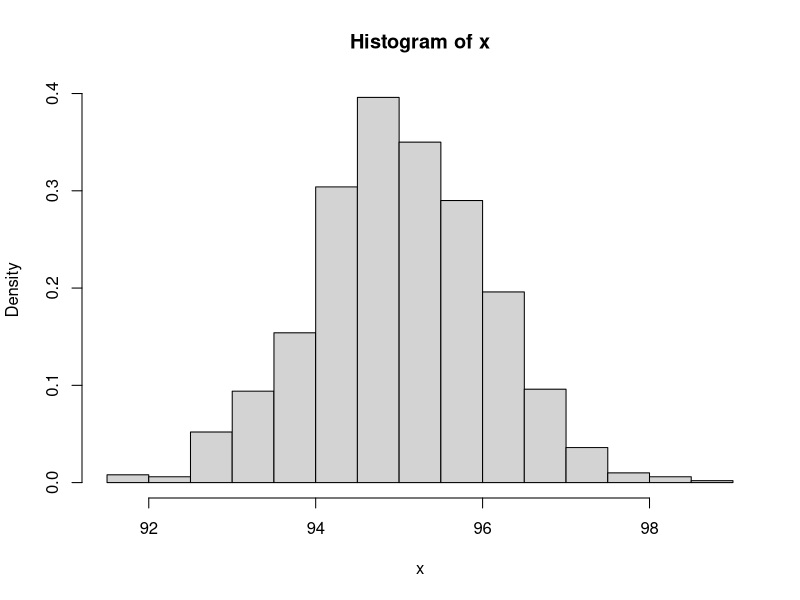
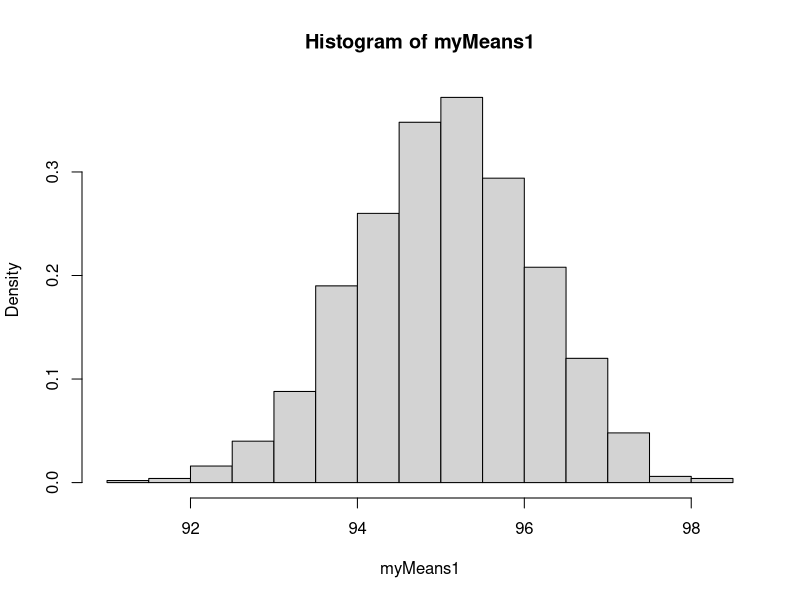
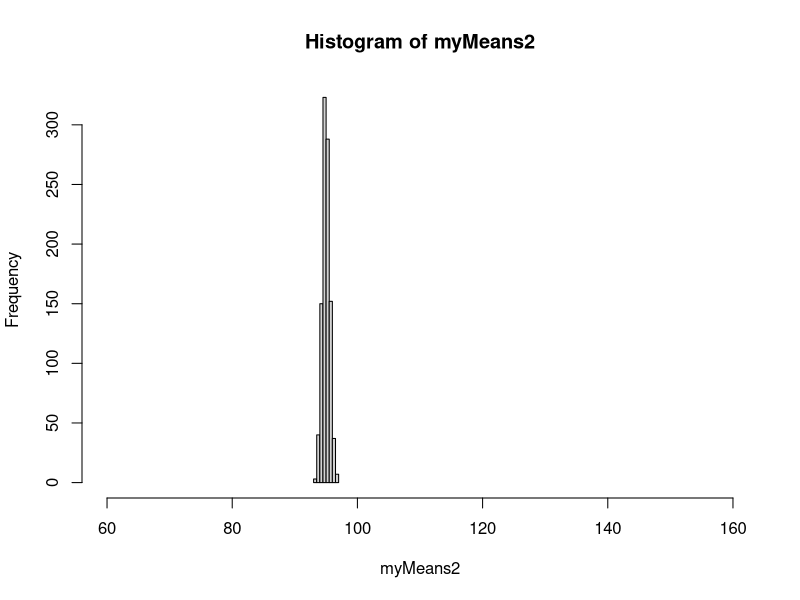
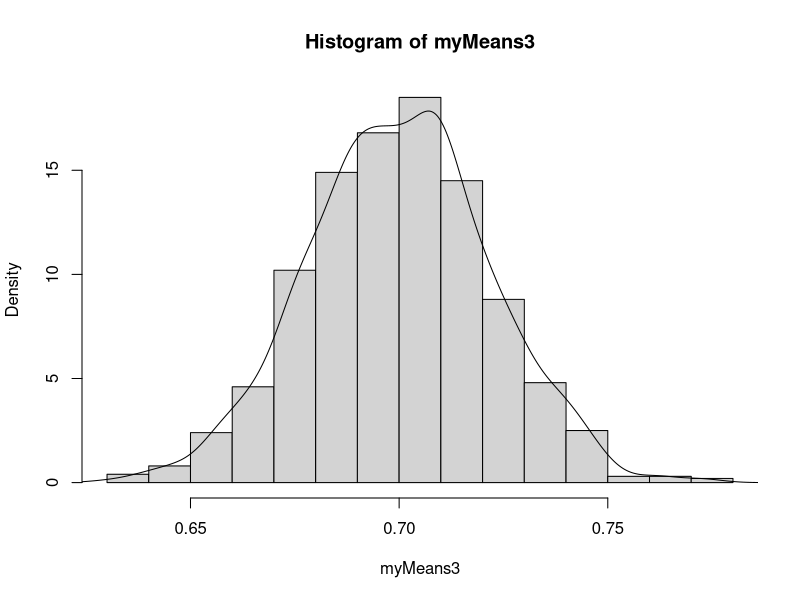
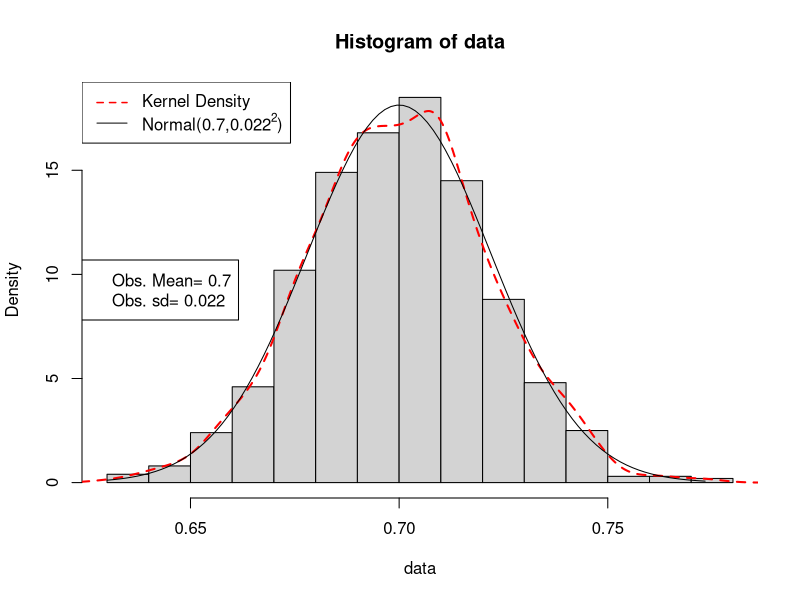
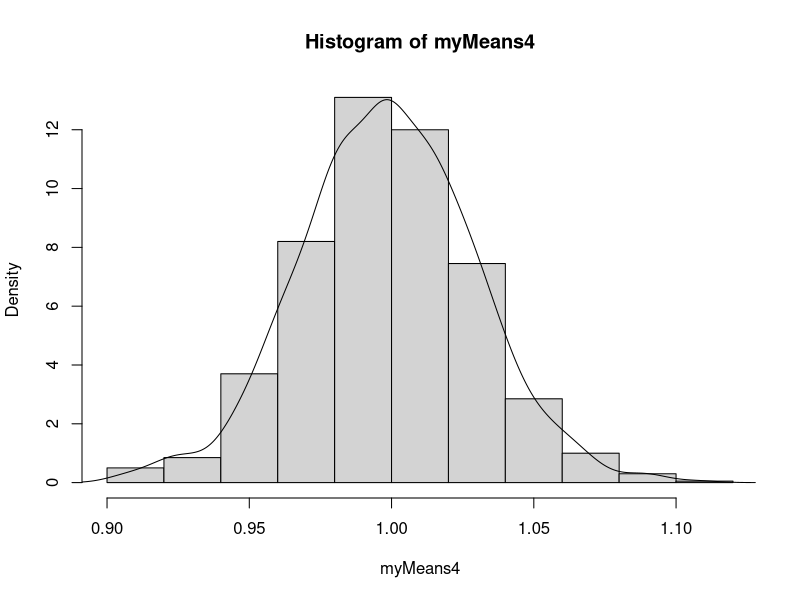

The R script that drew these images, in order:
## ---- chunk 1
getwd()
## ---- chunk 2
dat1 <- read.table("student-1.txt", header=TRUE)
## ---- chunk 3
dim(dat1) # what is the dimension of the data set?
names(dat1) # What are the column names in the data set?
## ---- chunk 4
library(foreign)
dat2 <- read.dta("student-2.dta")
dim(dat2)
names(dat2)
## ---- chunk 5
# library(foreign)
dat3 <- read.spss("bank.sav", to.data.frame = TRUE)
dim(dat3)
names(dat3)
## ---- chunk 6
x <- numeric(1000)
x[1:10]
## ---- chunk 7
x <- numeric(1000)
for (i in 1:1000){
  x[i] <- mean(rnorm(453, mean=95, sd=23)) # mu is 95 and sigma is 23
}
## ---- chunk 8
hist(x, prob=TRUE)
## ---- chunk 9
# Create a function to return a single mean
getNormalMean <- function(mu){
    e <- rnorm(453, mean = mu, sd = 23)
    mean(e)
}

# Get one mean value with a mean = 95
getNormalMean(95)
# Use sapply() to obtain a vector of means at once
myMu <- rep(95, 1000)  ## create 1000 mus
myMeans1 <- sapply(myMu, getNormalMean) # First argument is "mu" from myMu.
## ---- chunk 10
hist(myMeans1, prob=TRUE)
## ---- chunk 11
# Modify the function vary N
getNormalMean <- function(mu, N){
    e <- rnorm(N, mean = mu, sd = 23)
    mean(e)
}

myMu <- rep(95, 1000)
# Then specify sigma and N in the sapply() function
myMeans2 <- sapply(myMu, getNormalMean, N = 1500) # what if N=1500?
## ---- chunk 12
hist(myMeans2, xlim=c(60,160))
## ---- chunk 13
# Change function to randomize data for a Poisson distribution
getPoissonMean <- function(lambda, N){
    e <- rpois(N, lambda)
    mean(e)
}

myLambda <- rep(0.7, 1000) ## create 1000 lambdas
myMeans3 <- sapply(myLambda, getPoissonMean, N = 1500) # what if N=1500?
## ---- chunk 14
hist(myMeans3, prob = TRUE)
lines(density(myMeans3))
## ---- chunk 15
drawHist <- function(data){
  hist(data, prob=T)
  lines(density(data), col="red", lty=2, lwd=2)
  cr <- range(data)
  ind <- seq(cr[1], cr[2], length.out=100)
  cm1 <- round(mean(data), 3)
  cs1 <- round(sd(data), 3)
  nprob <- dnorm(ind, m=cm1, s=cs1)
  lines(ind, nprob, lty=1, col="black")
  nlab <- bquote(paste("Normal(", .(round(cm1,3)),",", .(round(cs1,3))^2,")"))
  legend("topleft",legend=c("Kernel Density", as.expression(nlab)), lty=c(2,1),
  	col=c("red","black"), lwd=c(1.5,1))
  legend("left", legend=c(paste("Obs. Mean=", cm1),paste("Obs. sd=",cs1)))
}
## ---- chunk 16
drawHist(myMeans3)
## ---- chunk 17
drawHist <- function(data){
  hist(data, prob=T)
  lines(density(data), col="red", lty=2, lwd=2)
  cr <- range(data)
  ind <- seq(cr[1], cr[2], length.out=100)
  cm1 <- round(mean(data), 3)
  cs1 <- round(sd(data), 3)
  nprob <- dnorm(ind, m=cm1, s=cs1)
  lines(ind, nprob, lty=1, col="black")
  nlab <- bquote(paste("Normal(", .(round(cm1,3)),",", .(round(cs1,3))^2,")"))
  legend("topleft",legend=c("Kernel Density", as.expression(nlab)), lty=c(2,1),
    col=c("red","black"), lwd=c(1.5,1))
  legend("left", legend=c(paste("Obs. Mean=", cm1),paste("Obs. sd=",cs1)))
}
## ---- chunk 18
# Change function to randomize data for a Poisson distribution
getPoissonMean <- function(lambda, N){
    e <- rpois(N, lambda)
    mean(e)
}

myLambda <- rep(0.7, 1000) ## create 1000 lambdas
myMeans3 <- sapply(myLambda, getPoissonMean, N = 1500) # what if N=1500?
## ---- chunk 19

getGammaMean <- function(shape, N){
    e <- rgamma(N, shape)
    mean(e)
}

myGamma <- rep(1, 1000) 
myMeans4 <- sapply(myGamma, getGammaMean, N = 1000)
## ---- chunk 20
hist(myMeans4, prob = TRUE)
lines(density(myMeans4))
